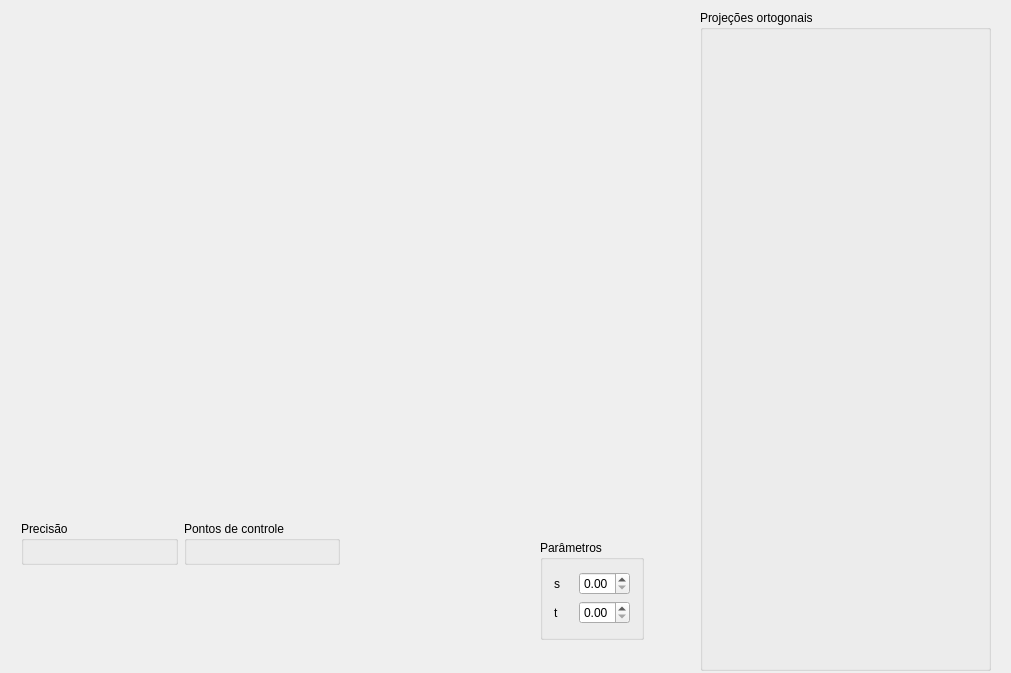
<?xml version="1.0" encoding="UTF-8"?>
<ui version="4.0">
 <class>JanelaPrincipal</class>
 <widget class="QMainWindow" name="JanelaPrincipal">
  <property name="geometry">
   <rect>
    <x>0</x>
    <y>0</y>
    <width>1011</width>
    <height>673</height>
   </rect>
  </property>
  <property name="windowTitle">
   <string>JanelaPrincipal</string>
  </property>
  <widget class="QWidget" name="centralWidget">
   <widget class="WidgetGLSuperficie" name="widgetVisaoPrincipal" native="true">
    <property name="geometry">
     <rect>
      <x>10</x>
      <y>10</y>
      <width>641</width>
      <height>491</height>
     </rect>
    </property>
   </widget>
   <widget class="QGroupBox" name="grupoOrtogonais">
    <property name="geometry">
     <rect>
      <x>700</x>
      <y>10</y>
      <width>291</width>
      <height>661</height>
     </rect>
    </property>
    <property name="title">
     <string>Projeções ortogonais</string>
    </property>
    <widget class="VisOrtoWidget" name="projXY" native="true">
     <property name="geometry">
      <rect>
       <x>0</x>
       <y>20</y>
       <width>291</width>
       <height>200</height>
      </rect>
     </property>
    </widget>
    <widget class="VisOrtoWidget" name="projYZ" native="true">
     <property name="geometry">
      <rect>
       <x>0</x>
       <y>230</y>
       <width>291</width>
       <height>200</height>
      </rect>
     </property>
    </widget>
    <widget class="VisOrtoWidget" name="projZX" native="true">
     <property name="geometry">
      <rect>
       <x>0</x>
       <y>440</y>
       <width>291</width>
       <height>200</height>
      </rect>
     </property>
    </widget>
   </widget>
   <widget class="STWidget" name="widgetControleST" native="true">
    <property name="geometry">
     <rect>
      <x>360</x>
      <y>510</y>
      <width>161</width>
      <height>161</height>
     </rect>
    </property>
    <property name="maximumSize">
     <size>
      <width>161</width>
      <height>161</height>
     </size>
    </property>
   </widget>
   <widget class="QWidget" name="layoutWidget">
    <property name="geometry">
     <rect>
      <x>10</x>
      <y>510</y>
      <width>341</width>
      <height>66</height>
     </rect>
    </property>
    <layout class="QHBoxLayout" name="horizontalLayout_3">
     <item>
      <widget class="QGroupBox" name="grupoPrecisao">
       <property name="title">
        <string>Precisão</string>
       </property>
       <layout class="QGridLayout" name="gridLayout_2">
        <item row="0" column="0">
         <layout class="QHBoxLayout" name="horizontalLayout">
          <item>
           <widget class="QLabel" name="labelS">
            <property name="text">
             <string>s</string>
            </property>
           </widget>
          </item>
          <item>
           <widget class="QSpinBox" name="spinPrecisaoS"/>
          </item>
          <item>
           <widget class="QLabel" name="labelT">
            <property name="text">
             <string>t</string>
            </property>
           </widget>
          </item>
          <item>
           <widget class="QSpinBox" name="spinPrecisaoT"/>
          </item>
         </layout>
        </item>
       </layout>
      </widget>
     </item>
     <item>
      <widget class="QGroupBox" name="grupoControle">
       <property name="title">
        <string>Pontos de controle</string>
       </property>
       <layout class="QGridLayout" name="gridLayout">
        <item row="0" column="0">
         <layout class="QHBoxLayout" name="horizontalLayout_2">
          <item>
           <widget class="QLabel" name="labelI">
            <property name="text">
             <string>i</string>
            </property>
           </widget>
          </item>
          <item>
           <widget class="QSpinBox" name="spinI"/>
          </item>
          <item>
           <widget class="QLabel" name="labelJ">
            <property name="text">
             <string>j</string>
            </property>
           </widget>
          </item>
          <item>
           <widget class="QSpinBox" name="spinJ"/>
          </item>
         </layout>
        </item>
       </layout>
      </widget>
     </item>
    </layout>
   </widget>
   <widget class="QGroupBox" name="groupBox">
    <property name="geometry">
     <rect>
      <x>540</x>
      <y>540</y>
      <width>104</width>
      <height>100</height>
     </rect>
    </property>
    <property name="title">
     <string>Parâmetros</string>
    </property>
    <layout class="QGridLayout" name="gridLayout_4">
     <item row="0" column="0">
      <layout class="QVBoxLayout" name="verticalLayout">
       <item>
        <layout class="QGridLayout" name="gridLayout_3">
         <item row="0" column="0">
          <widget class="QLabel" name="labelParamS">
           <property name="text">
            <string>s</string>
           </property>
          </widget>
         </item>
         <item row="0" column="1">
          <widget class="QDoubleSpinBox" name="spinParamS">
           <property name="maximum">
            <double>1.000000000000000</double>
           </property>
           <property name="singleStep">
            <double>0.010000000000000</double>
           </property>
          </widget>
         </item>
        </layout>
       </item>
       <item>
        <layout class="QHBoxLayout" name="horizontalLayout_5">
         <item>
          <widget class="QLabel" name="labelParamT">
           <property name="text">
            <string>t</string>
           </property>
          </widget>
         </item>
         <item>
          <widget class="QDoubleSpinBox" name="spinParamT">
           <property name="maximum">
            <double>1.000000000000000</double>
           </property>
           <property name="singleStep">
            <double>0.010000000000000</double>
           </property>
          </widget>
         </item>
        </layout>
       </item>
      </layout>
     </item>
    </layout>
   </widget>
  </widget>
 </widget>
 <layoutdefault spacing="6" margin="11"/>
 <customwidgets>
  <customwidget>
   <class>STWidget</class>
   <extends>QWidget</extends>
   <header>stwidget.h</header>
   <container>1</container>
  </customwidget>
  <customwidget>
   <class>WidgetGLSuperficie</class>
   <extends>QWidget</extends>
   <header>widgetglsuperficie.h</header>
   <container>1</container>
  </customwidget>
  <customwidget>
   <class>VisOrtoWidget</class>
   <extends>QWidget</extends>
   <header>visortowidget.h</header>
   <container>1</container>
  </customwidget>
 </customwidgets>
 <resources/>
 <connections>
  <connection>
   <sender>spinPrecisaoS</sender>
   <signal>valueChanged(int)</signal>
   <receiver>JanelaPrincipal</receiver>
   <slot>mudaPrecisaoS(int)</slot>
   <hints>
    <hint type="sourcelabel">
     <x>72</x>
     <y>551</y>
    </hint>
    <hint type="destinationlabel">
     <x>72</x>
     <y>591</y>
    </hint>
   </hints>
  </connection>
  <connection>
   <sender>spinPrecisaoT</sender>
   <signal>valueChanged(int)</signal>
   <receiver>JanelaPrincipal</receiver>
   <slot>mudaPrecisaoT(int)</slot>
   <hints>
    <hint type="sourcelabel">
     <x>141</x>
     <y>554</y>
    </hint>
    <hint type="destinationlabel">
     <x>142</x>
     <y>590</y>
    </hint>
   </hints>
  </connection>
 </connections>
 <slots>
  <slot>mudaPrecisaoS(int)</slot>
  <slot>mudaPrecisaoT(int)</slot>
 </slots>
</ui>
